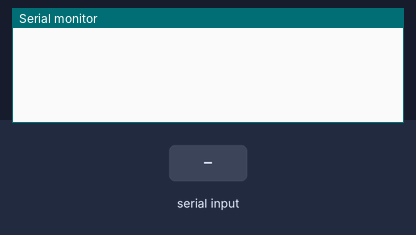
Bench run of a sketch on a simulated Arduino Uno, built with avr-gcc and run on an emulated ATmega328P. Shown: the last lines printed to the serial monitor. The test bench sets the inputs (shaded band).

Above: at 1.2 s.
1.3 s: "90,45\n" received over Serial
At 2.4 s:
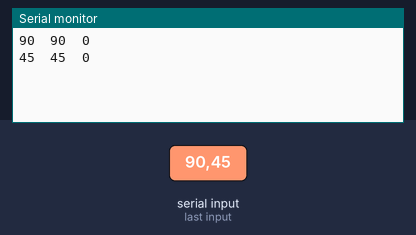
2.8 s: "30,150\n" received over Serial
At 3.6 s:
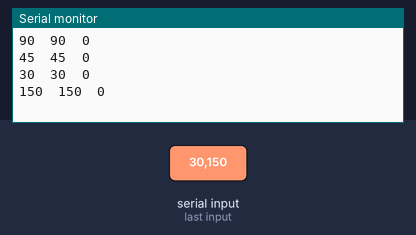
Timing chart, 0 to 5.8 s (numbered marks = the images above; inputs shaded):
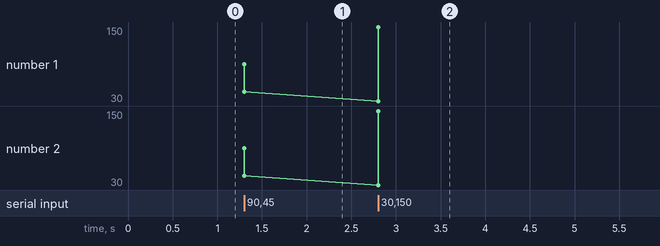

Measured:
- after the input at 1.3 s, the serial monitor: prints a new line at once (image 1)
- after the input at 2.8 s, the serial monitor: prints a new line at once (image 2)
- plotted number 1: 45 → 150 after the input at 2.8 s
- plotted number 2: 45 → 150 after the input at 2.8 s

The sketch:

temp.ino
```cpp
void setup() {
  // put your setup code here, to run once:
  Serial.begin(115200);
  Serial.setTimeout(5);

   for (int i = 0; i < 10; i++)
   {
     while (Serial.available() > 0)
     {
       char k = Serial.read();
       delay(1);
     }
     delay(1);
   }
}

void loop() {
  // put your main code here, to run repeatedly:
  long int A = Serial.parseInt();
  if (A>0){
    long int B = A - (int(A/1000))*1000;
    long int C = A - B;
    Serial.print(A); Serial.print('\t');
    Serial.print(B); Serial.print('\t');
    Serial.println(C);
    //Serial.println("\");// Serial.print('\t');
  }
  /*
  int s_led = int(A/10000);
  int s_motor = int(A-10000*s_led);
  if (A>0){
    Serial.print(A); Serial.print('\t');
    Serial.print(A-s_led); Serial.print('\t');
    Serial.print(s_motor); Serial.print('\t');
    Serial.println(s_led);
  */
  //}
}
```
